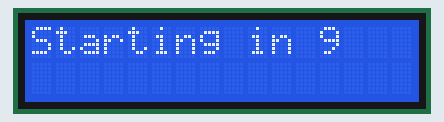
Bench run of a sketch on a simulated Arduino Uno, built with avr-gcc and run on an emulated ATmega328P. On the bench: 16×2 character LCD.

Above: at 0.1 s.
At 2.1 s:
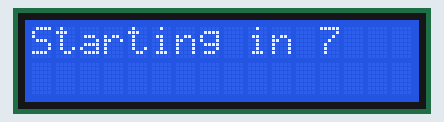
At 4.1 s:
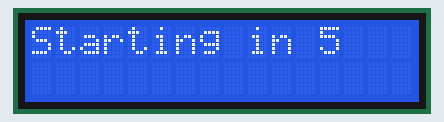
At 9.1 s:
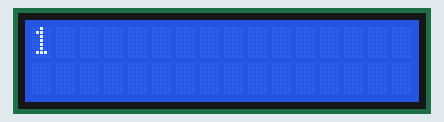
At 16.1 s:
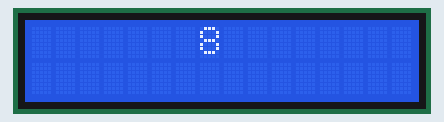
At 24.2 s:
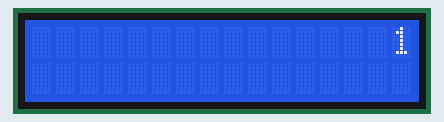

Measured:
- what the display in image 1 shows lasts 1.0 s, from 2.1 s to 3.1 s

The sketch:

11.2.1_formating-text-LCD-obok-siebie.ino
```cpp
/*
Book: 2020#Margolis_Arduino-Cookbook.pdf
Chapter 11.2.0: page:420

Sketch: Liquid Crystal Display Library - Formatting text
Wiring: p.417

 My modification:
* moja modyfikacja: chce wyswieltac cyferki obok siebie i z czyszczeniem ekranu

MK:
C:2024.05.03
M:2020.05.03


  LiquidCrystal Library - Hello World

 Demonstrates the use a 16x2 LCD display.  The LiquidCrystal
 library works with all LCD displays that are compatible with the
 Hitachi HD44780 driver. There are many of them out there, and you
 can usually tell them by the 16-pin interface.

 This sketch prints "Hello World!" to the LCD
 and shows the time.

  The circuit:
 * LCD RS pin to digital pin 12
 * LCD Enable pin to digital pin 11
 * LCD D4 pin to digital pin 5
 * LCD D5 pin to digital pin 4
 * LCD D6 pin to digital pin 3
 * LCD D7 pin to digital pin 2
 * LCD R/W pin to ground
 * LCD VSS pin to ground
 * LCD VCC pin to 5V
 * 10K resistor:
 * ends to +5V and ground
 * wiper to LCD VO pin (pin 3)

*/

// include the library code:
#include <LiquidCrystal.h>

// constants for the mnumber of rows and columns in the LCD
const int numRows = 2;
const int numCols = 16;

int count; // a variable
int curPos; // current character position

// initialize the library by associating any needed LCD interface pin
// with the arduino pin number it is connected to
const int rs = 12, en = 11, d4 = 5, d5 = 4, d6 = 3, d7 = 2; // connection the function with Arduino pin number
LiquidCrystal lcd(rs, en, d4, d5, d6, d7);

void setup() {
  // set up the LCD's number of columns and rows:
  lcd.begin(numCols, numCols);
  // Print a message to the LCD.
  lcd.print("Starting in "); // this string is 12 characters long
  for (int i = 9; i > 0; i--)
  {
    // the top line is row 0
    lcd.setCursor(12,0); // move the cursor to the end of the string
    lcd.print(i);
    delay(1000);
  }
}

void loop()
{
  lcd.clear();

  lcd.setCursor(curPos, 0);
  count++;
  curPos++;
  lcd.print(count);

  delay(1000);
}
```
